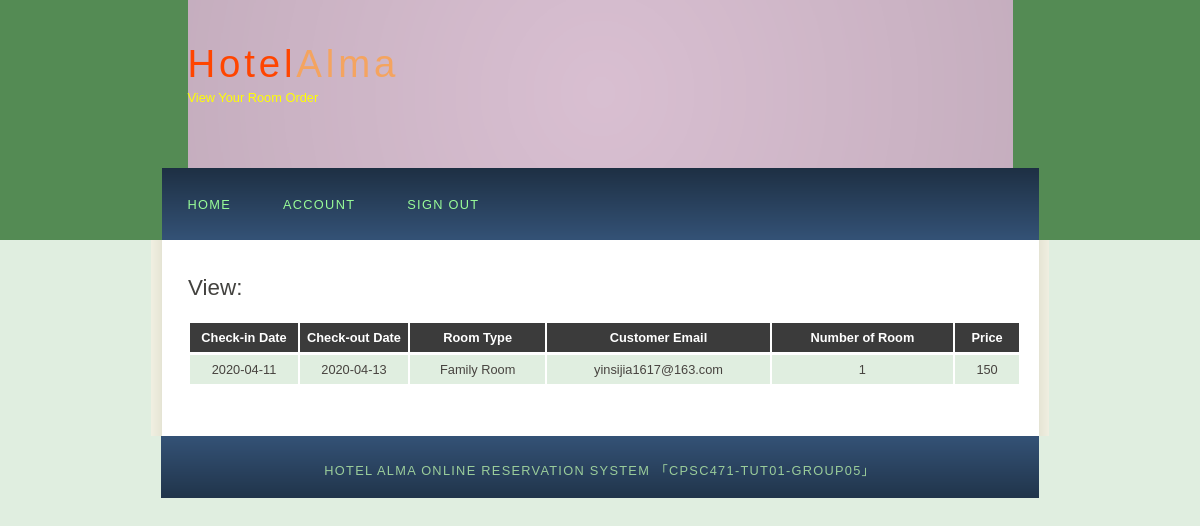
The page /viewreservedroom.php (signed in) on the database its author committed.
### tables this page shows
CREATE TABLE `Reservation` (
	`ReservationID` int(8) NOT NULL,
	`R_CID` date NOT NULL,
	`R_COD` date NOT NULL,
	`R_Number_of_Room` int(20) NOT NULL,
	`R_Room_Type` varchar(45) NOT NULL,
	`R_Email` varchar(45) NOT NULL,
	`R_Phone_Number` varchar(45) NOT NULL,
	`R_SR` varchar(256) NOT NULL
);

CREATE TABLE `RoomType` (
	`Roomtype_name` varchar(45) NOT NULL,
	`Roomtype_CAD` int(20) NOT NULL,
	`Roomtype_roomID` int(11) NOT NULL,
	`Roomtype_number` int(12) NOT NULL,
	`Roomtype_des` varchar(256) NOT NULL
);

### viewreservedroom.php (the view, shortened to what this page needs)
<?php
	$con = dbConnect();
?>
<!DOCTYPE HTML>
<html>
<head>
  <link rel="stylesheet" type="text/css" href="style/style.css" title="style" />
</head>
<body>
  <div id="main">
    <div id="header">
      <div id="logo">
        <div id="logo_text">
          <h1><a href="index.php">Hotel<span class="logo_colour">Alma</span></a></h1>
          <h2>View Your Room Order</h2>
        </div>
      </div>
      <?php include 'menu.php'; ?>
    </div>
    <div id="site_content">
      <div id="content">
        <h1>View:</h1>
		<?php
			if( !mysqli_connect_errno($con) )
			{
				$query = "SELECT * FROM Reservation, RoomType, Customer WHERE R_Email=C_Email AND R_Room_Type=Roomtype_name ";
				if( $res = mysqli_query($con,$query) )
				{
					if( mysqli_num_rows($res) > 0 )
					{
						echo "<table width='140%'>";
						while( $row = mysqli_fetch_array($res) )
						{
							echo "<tr><th style='width:100px; text-align:center' >Check-in Date</th>";
							echo "<th style='width:100px; text-align:center' >Check-out Date</th>";
							echo "<th style='text-align:center'>Room Type</th>";
							echo "<th style='text-align:center'>Customer Email</th>";
							echo "<th style='text-align:center'>Number of Room</th>";
							echo "<th style='text-align:center'>Price</tr>";
							echo "<td style='text-align:center'>{$row['R_CID']}</td>";
							echo "<td style='text-align:center'>{$row['R_COD']}</td>";
							echo "<td style='text-align:center'>{$row['Roomtype_name']}</td>";
							echo "<td style='text-align:center'>{$row['R_Email']}</td>";
							echo "<td style='text-align:center'>{$row['R_Number_of_Room']}</td>";
							echo "<td style='text-align:center'>{$row['Roomtype_CAD']}</td>";
						}
						echo "</table>";
					}
				}
				else{
					echo "ERROR: could not execute $sql. " . mysqli_error($con);
				}
			}
		?>
      </div>
    </div>
    <div id="footer">
		Hotel Alma Online Reservation System 「CPSC471-TUT01-GROUP05」
    </div>
  </div>
</body>
</html>

### style/style.css (style rules this page uses)
html { height: 100%; }
* { margin: 0; padding: 0; }
body { font: normal .80em 'trebuchet ms', arial, sans-serif; background: #E0EEE0; color: #777; }
h1, h2, h3, h4, h5, h6 { font: normal 175% 'century gothic', arial, sans-serif; color: #43423F; margin: 0 0 15px 0; padding: 15px 0 5px 0; }
h2 { font: normal 175% 'century gothic', arial, sans-serif; color: #A4AA04; }
a, a:hover { outline: none; text-decoration: underline; color: #9BCD9B; }
#main, #logo, #menubar, #site_content, #footer { margin-left: auto; margin-right: auto; }
#header { background: #548B54; height: 240px; }
#logo { width: 825px; position: relative; height: 168px; background: #9ACD32 url(logo.png) no-repeat; }
#logo #logo_text { position: absolute; top: 20px; left: 0; }
#logo h1, #logo h2 { font: normal 300% 'century gothic', arial, sans-serif; border-bottom: 0; text-transform: none; margin: 0; }
#logo_text h1, #logo_text h1 a, #logo_text h1 a:hover { padding: 22px 0 0 0; color: #FF4500; letter-spacing: 0.1em; text-decoration: none; }
#logo_text h1 a .logo_colour { color: #F4A460; }
#logo_text h2 { font-size: 100%; padding: 4px 0 0 0; color: #FFFF00; }
#site_content { width: 837px; overflow: hidden; margin: 0 auto 0 auto; padding: 20px 24px 20px 37px; background: #FFF url(content.png) repeat-y; }
#content { text-align: left; width: 595px; padding: 0; }
#footer { width: 878px; font: normal 100% 'lucida sans unicode', arial, sans-serif; height: 33px; padding: 24px 0 5px 0; text-align: center; background: #8B8970 url(footer.png) repeat-x; color: #9BCD9B; text-transform: uppercase; letter-spacing: 0.1em; }
table { margin: 10px 0 30px 0; }
table tr th, table tr td { background: #3B3B3B; color: #FFF; padding: 7px 4px; text-align: left; }
table tr td { background: #E0EEE0; color: #47433F; border-top: 1px solid #FFF; }

### rows shown on the page
reservation: R_CID "2020-04-11", R_COD "2020-04-13", R_Room_Type.Roomtype_name "Family Room", R_Email "yinsijia1617@163.com", R_Number_of_Room "1", R_Room_Type.Roomtype_CAD "150"
